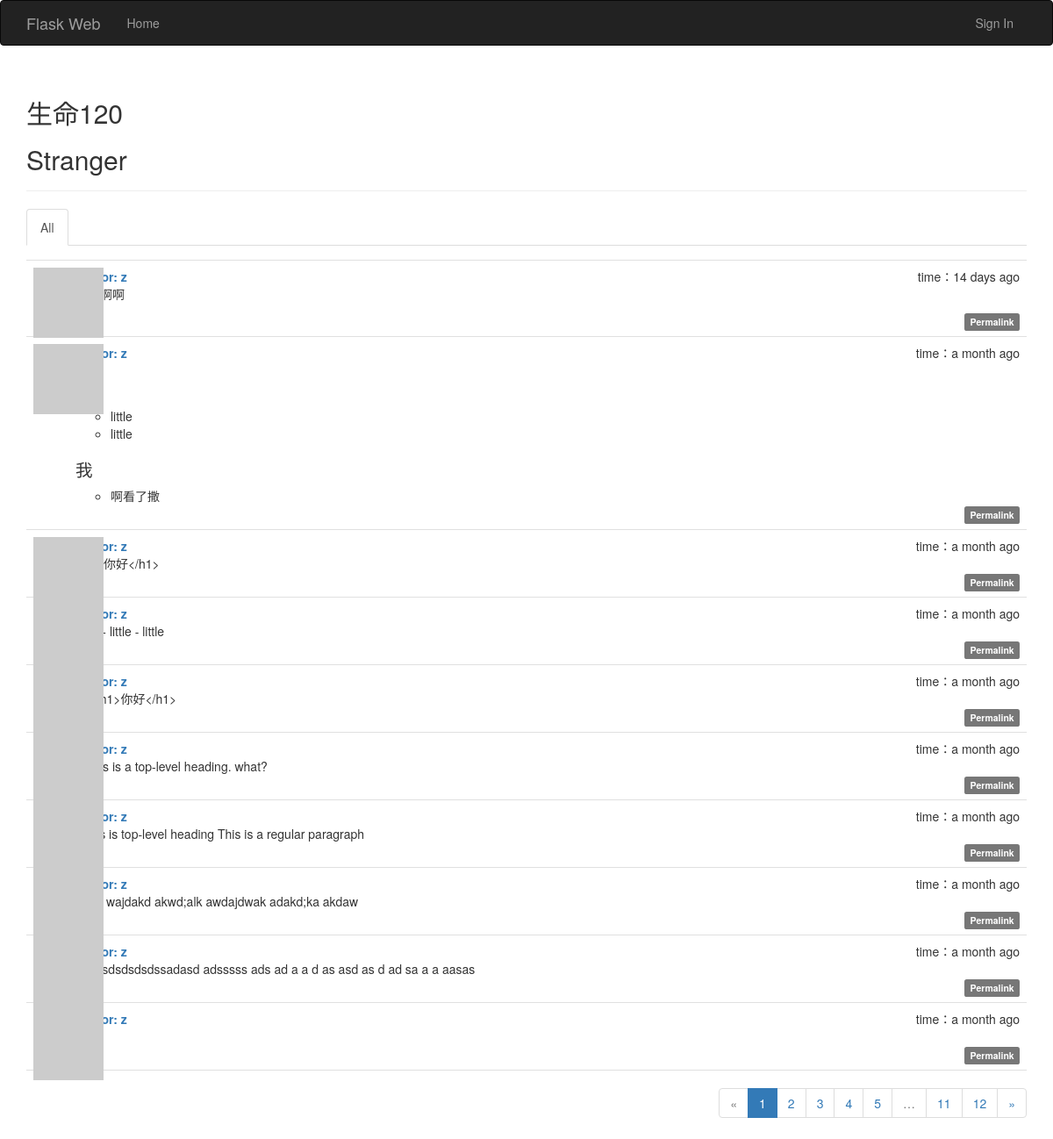
The app's page /, older data.
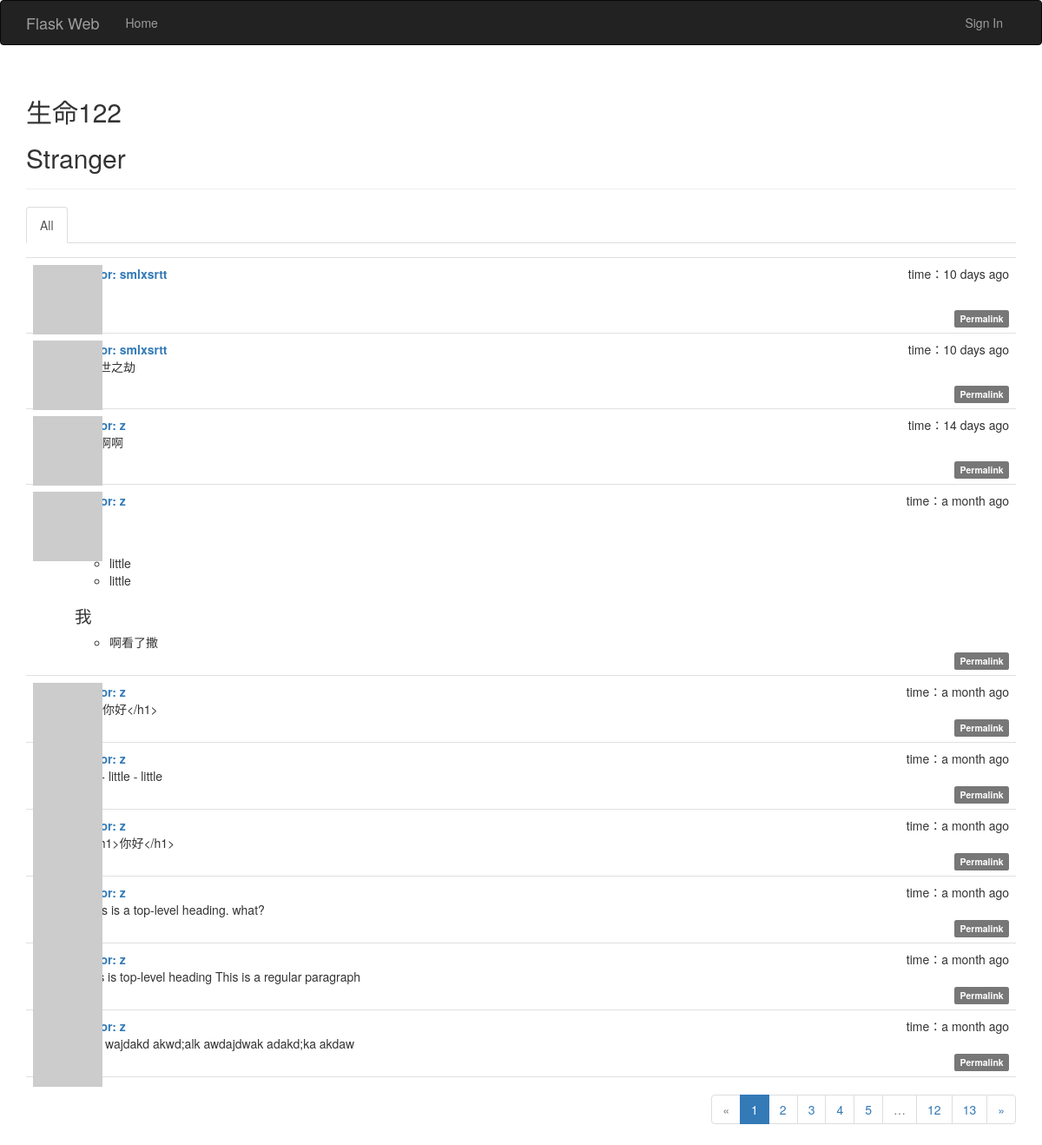
The same page, newer data.
### app/models.py (models this page shows, shortened)
class Post(db.Model):
	__tablename__ = 'posts'
	id = db.Column(db.Integer, primary_key=True)
	body = db.Column(db.Text)
	timestamp = db.Column(db.DateTime, index=True, default=datetime.utcnow)
	author_id = db.Column(db.Integer, db.ForeignKey('users.id'))
	body_html = db.Column(db.Text)
	comments = db.relationship('Comment', backref='post', lazy='dynamic')

class User(UserMixin, db.Model):
	__tablename__ = 'users'
	id = db.Column(db.Integer, primary_key = True)
	email = db.Column(db.String(64), unique=True, index=True)
	username = db.Column(db.String(64), unique = True)
	password_hash = db.Column(db.String(128))
	role_id = db.Column(db.Integer, db.ForeignKey('roles.id'))
	confirmed = db.Column(db.Boolean, default=False)
	name = db.Column(db.String(64))
	location = db.Column(db.String(64))
	about_me = db.Column(db.Text())
	member_since =db.Column(db.DateTime(), default=datetime.utcnow)
	last_seen = db.Column(db.DateTime(), default=datetime.utcnow)
	avatar_hash = db.Column(db.String(32))
	posts = db.relationship('Post', backref='au', lazy='dynamic')
	followed = db.relationship('Follow',
								foreign_keys=[Follow.follower_id],
								backref=db.backref('follower', lazy='joined'),
								lazy='dynamic',
								cascade='all, delete-orphan')
	followers = db.relationship('Follow',
								foreign_keys=[Follow.followed_id],
								backref=db.backref('followed', lazy='joined'),
								lazy='dynamic',
								cascade='all, delete-orphan')
	comments = db.relationship('Comment', backref='author', lazy='dynamic')
	@property
	def password(self):
		raise AttributeError('password is not a readable attribute')
	def gravatar(self, size=100, default='identicon', rating='g'):
		if request.is_secure:
			url = 'https://secure.gravatar.com/avatar'
		else:
			url = 'http://s.gravatar.com/avatar'
		hash = self.avatar_hash or hashlib.md5(
			self.email.encode('utf-8')).hexdigest()
		print('into..gravatar..{url}/{hash}?s={size}&d={default}&r={rating}'.format(
			url=url, hash=hash, size=size, default=default, rating=rating))
		return '{url}/{hash}?s={size}&d={default}&r={rating}'.format(
			url=url, hash=hash, size=size, default=default, rating=rating)

### app/main/views.py (the view)
@main.route('/', methods=['GET', 'POST'])
def index():
	print('index')
	form = PostForm()
	if current_user.can(Permission.WRITE_ARTICLES) and form.validate_on_submit():
		post = Post(body=form.body.data, au=current_user._get_current_object())
		db.session.add(post)
		return redirect(url_for('.index'))
	page = request.args.get('page', 1, type=int)
	show_followed = False
	if current_user.is_authenticated:
		show_followed = bool(request.cookies.get('show_followed', ''))
	if show_followed:
		query = current_user.followed_posts
	else:
		query = Post.query
	pagination = query.order_by(Post.timestamp.desc()).paginate(
		page, per_page=current_app.config['FLASK_POSTS_PER_PAGE'],
		error_out=True)
	posts = pagination.items
	return render_template('index.html',
							form=form,
							show_followed=show_followed,
							posts=posts,
							pagination=pagination)

### app/auth/views.py (called while the page is built)
@auth.before_app_request
def before_request():
	print('into before_request...............')
	print('is_authenticated...............{}'.format(current_user.is_authenticated))
	print('request................{}'.format(request))
	if current_user.is_authenticated:
		current_user.ping()
		if not current_user.confirmed and request.endpoint[:5] != 'auth.' and request.endpoint != 'static':
			return redirect(url_for('auth.unconfirmed'))

### app/main/__init__.py (called while the page is built)
@main.app_context_processor
def inject_permission():
	return dict(Permission=Permission)

### app/main/views.py (called while the page is built)
@main.after_app_request
def after_app_request(response):
	for query in get_debug_queries():
		if query.duration > current_app.config['FLASKY_SLOW_DB_QUERY_TIME']:
			current_app.logger.warning(
				'Slow query: {}\nParameters: {}\nnDuration: {}\nContext: {}\n'.format(
					query.statement, query.parameters, query.duration, query.context))
	return response

### app/models.py (called while the page is built)
	def can(self, permissions):
		return False

	def is_administrator(self):
		return False

### app/templates/index.html (shortened to what this page needs)
{% extends 'bootstrap_base.html' %}
{% import 'bootstrap/wtf.html' as wtf %}
{% import '_macros.html' as macros %}
{% block page_content %}
<div class="page-header">
	<h2>生命{{ pagination.total }}</h2>
	{% if current_user.is_authenticated %}
	<h2>{{ current_user.username }}</h2>
	{% else %}
	<h2>Stranger</h2>
	{% endif %}
</div>
<div class="post-tabs">
	<ul class="nav nav-tabs">
		<li{% if not show_followed %} class="active" {% endif %}><a href="{{ url_for('.show_all') }}">All</a></li>
	</ul>
</div>
{% include '_post.html'%}
<div class="pagination">
	{{ macros.pagination_widget(pagination, '.index') }}
</div>
{% endblock %}

### app/templates/_post.html (shortened to what this page needs)
<ul class="posts">
	{% for post in posts %}
	<li class="post">
		<div class="profile-thumbnail">
			<a href="{{ url_for('.user', username=post.au.username) }}">
				<img class="img-round profile-thumbnail"
					src="{{ post.au.gravatar(size=40) }}">
			</a>
		</div>
		<div class="post-content">
			<div class="post-date">time：{{ moment(post.timestamp).fromNow() }}</div>
			<div class="post-author">
				<a href="{{ url_for('.user', username=post.au.username) }}">
					author: {{ post.au.username }}
				</a>
			</div>
			<div class="post-body">
				{% if post.body_html %}
					{{ post.body_html | safe }}
				{% else %}
					{{ post.body }}
				{% endif %}
				</div>
			<div class="post-footer">
				<a href="{{ url_for('.post', id=post.id) }}">
					<span class="label label-default">Permalink</span>
				</a>
			</div>
		</div>
	</li>
	{% endfor %}
</ul>

Row changes from the older to the newer data that the page shows:
no longer on this page (row unchanged): Post: timestamp "a month ago", au.username "z", body "adsdsdsdsdsdssadasd adsssss ads ad a a d as asd as d ad sa a a aasas"
no longer on this page (row unchanged): Post: timestamp "a month ago", au.username "z"
added Post: timestamp "10 days ago", au.username "smlxsrtt"
added Post: timestamp "10 days ago", au.username "smlxsrtt", body_html "步乱世之劫"
Text that changed along with them:
{{ pagination.total }}: "120" → "122"
new list line: "13"
list line gone: "11"
